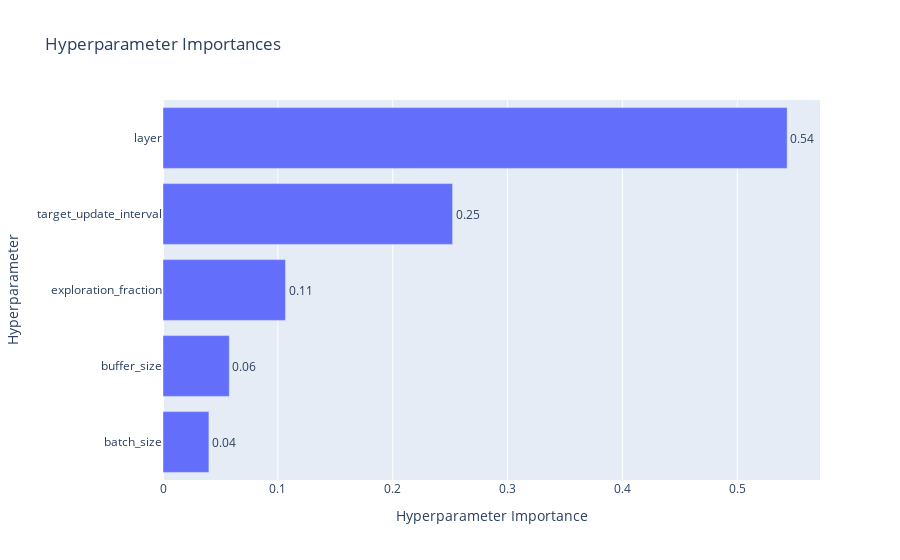

This figure's notebook cell:
### Code cell
fig = optuna.visualization.plot_param_importances(study3)
fig.show()

### Figure 1 — Plotly figure (JSON) as saved in the notebook; plotly's stock layout.template omitted (floating-point values rounded to 4 significant figures)
{"data": [{"cliponaxis": false, "hovertemplate": ["batch_size (CategoricalDistribution): 0.03997865514354334<extra></extra>", "buffer_size (CategoricalDistribution): 0.0577453643839124<extra></extra>", "exploration_fraction (FloatDistribution): 0.10668794795143849<extra></extra>", "target_update_interval (CategoricalDistribution): 0.2521566544985943<extra></extra>", "layer (CategoricalDistribution): 0.5434313780225114<extra></extra>"], "name": "Objective Value", "orientation": "h", "text": ["0.04", "0.06", "0.11", "0.25", "0.54"], "textposition": "outside", "type": "bar", "x": [0.03998, 0.05775, 0.1067, 0.2522, 0.5434], "y": ["batch_size", "buffer_size", "exploration_fraction", "target_update_interval", "layer"]}], "layout": {"title": {"text": "Hyperparameter Importances"}, "xaxis": {"title": {"text": "Hyperparameter Importance"}}, "yaxis": {"title": {"text": "Hyperparameter"}}}}
